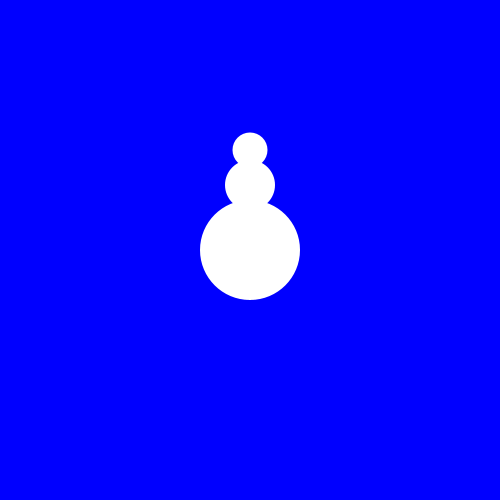
Frame 1 (no input)
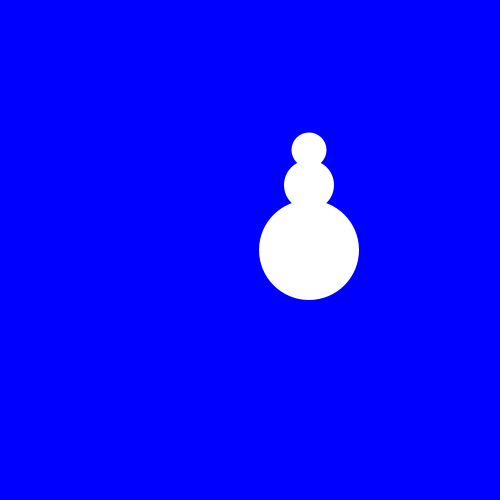
Frame 60 (the mouse pressed at the canvas centre just before this capture)
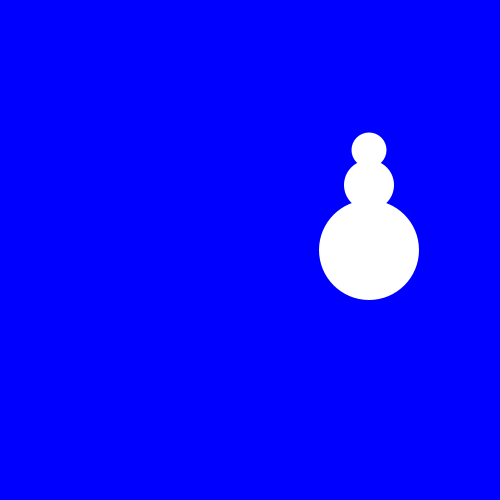
Frame 120 (the mouse held since frame 60 and released just before this capture)

The Processing sketch that drew these frames (run headless with seeded random() and noise(); from frame 60 on, the mouse is pressed at the canvas centre):

// Processing sketch: Snowman
// ── Snowman.pde
void setup() {
size(500, 500);

}
int x = 100;

void draw() {
  background(0,0,255);
  noStroke();
  ellipse( x+150, 250, 100, 100);
  ellipse( x+150, 185, 50, 50);
  ellipse( x+150, 150, 35, 35);
  if(x==0);
  x++;
}
